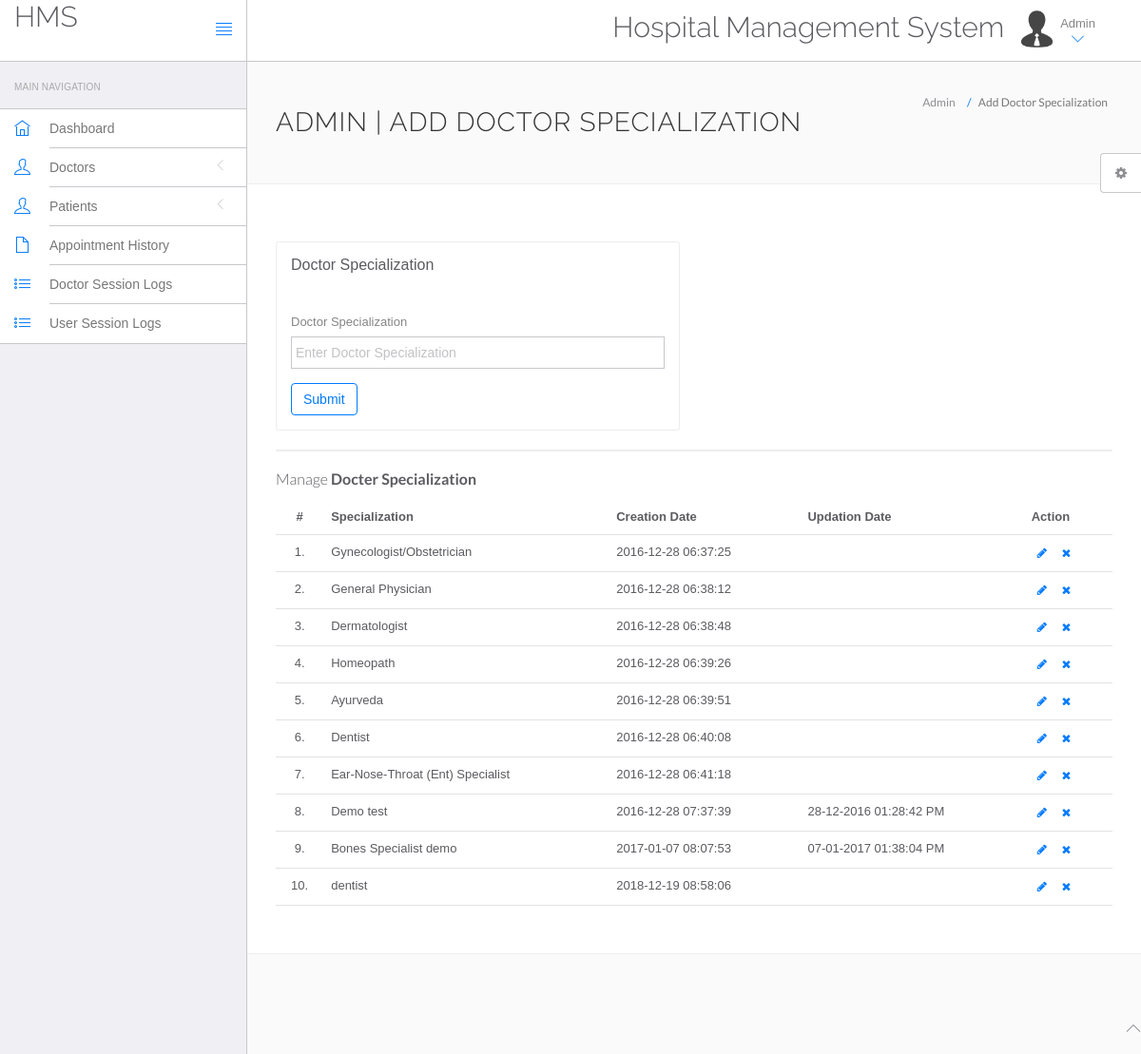
The page /hospital/hms/admin/doctor-specilization.php on the database its author committed.
### tables this page shows
CREATE TABLE IF NOT EXISTS `doctorspecilization` (
  `id` int(11) NOT NULL AUTO_INCREMENT,
  `specilization` varchar(255) NOT NULL,
  `creationDate` timestamp NOT NULL DEFAULT CURRENT_TIMESTAMP,
  `updationDate` varchar(255) NOT NULL,
  PRIMARY KEY (`id`)
);

### hospital/hms/admin/doctor-specilization.php (the view, shortened to what this page needs)
<?php
include('include/config.php');
?>
<!DOCTYPE html>
<html lang="en">
	<head>
		<link rel="stylesheet" href="vendor/bootstrap/css/bootstrap.min.css">
		<link rel="stylesheet" href="vendor/fontawesome/css/font-awesome.min.css">
		<link rel="stylesheet" href="vendor/themify-icons/themify-icons.min.css">
		<link href="vendor/animate.css/animate.min.css" rel="stylesheet" media="screen">
		<link href="vendor/perfect-scrollbar/perfect-scrollbar.min.css" rel="stylesheet" media="screen">
		<link href="vendor/switchery/switchery.min.css" rel="stylesheet" media="screen">
		<link href="vendor/bootstrap-touchspin/jquery.bootstrap-touchspin.min.css" rel="stylesheet" media="screen">
		<link href="vendor/select2/select2.min.css" rel="stylesheet" media="screen">
		<link href="vendor/bootstrap-datepicker/bootstrap-datepicker3.standalone.min.css" rel="stylesheet" media="screen">
		<link href="vendor/bootstrap-timepicker/bootstrap-timepicker.min.css" rel="stylesheet" media="screen">
		<link rel="stylesheet" href="assets/css/styles.css">
		<link rel="stylesheet" href="assets/css/plugins.css">
		<link rel="stylesheet" href="assets/css/themes/theme-1.css" id="skin_color" />
	</head>
	<body>
		<div id="app">
<?php include('include/sidebar.php');?>
			<div class="app-content">
						<?php include('include/header.php');?>
				<div class="main-content" >
					<div class="wrap-content container" id="container">
						<section id="page-title">
							<div class="row">
								<div class="col-sm-8">
									<h1 class="mainTitle">Admin | Add Doctor Specialization</h1>
																	</div>
								<ol class="breadcrumb">
									<li>
										<span>Admin</span>
									</li>
									<li class="active">
										<span>Add Doctor Specialization</span>
									</li>
								</ol>
							</div>
						</section>
						<div class="container-fluid container-fullw bg-white">
							<div class="row">
								<div class="col-md-12">
									<div class="row margin-top-30">
										<div class="col-lg-6 col-md-12">
											<div class="panel panel-white">
												<div class="panel-heading">
													<h5 class="panel-title">Doctor Specialization</h5>
												</div>
												<div class="panel-body">
													<form role="form" name="dcotorspcl" method="post" >
														<div class="form-group">
															<label for="exampleInputEmail1">
																Doctor Specialization
															</label>
							<input type="text" name="doctorspecilization" class="form-control"  placeholder="Enter Doctor Specialization">
														</div>
														<button type="submit" name="submit" class="btn btn-o btn-primary">
															Submit
														</button>
													</form>
												</div>
											</div>
										</div>
											</div>
										</div>
									<div class="col-lg-12 col-md-12">
											<div class="panel panel-white">
											</div>
										</div>
									</div>
									<div class="row">
								<div class="col-md-12">
									<h5 class="over-title margin-bottom-15">Manage <span class="text-bold">Docter Specialization</span></h5>
									<table class="table table-hover" id="sample-table-1">
										<thead>
											<tr>
												<th class="center">#</th>
												<th>Specialization</th>
												<th class="hidden-xs">Creation Date</th>
												<th>Updation Date</th>
												<th>Action</th>
											</tr>
										</thead>
										<tbody>
<?php
$sql=mysqli_query($con,"select * from doctorSpecilization");
$cnt=1;
while($row=mysqli_fetch_array($sql))
{
?>
											<tr>
												<td class="center"><?php echo $cnt;?>.</td>
												<td class="hidden-xs"><?php echo $row['specilization'];?></td>
												<td><?php echo $row['creationDate'];?></td>
												<td><?php echo $row['updationDate'];?>
												</td>
												<td >
												<div class="visible-md visible-lg hidden-sm hidden-xs">
							<a href="edit-doctor-specialization.php?id=<?php echo $row['id'];?>" class="btn btn-transparent btn-xs" tooltip-placement="top" tooltip="Edit"><i class="fa fa-pencil"></i></a>
	<a href="doctor-specilization.php?id=<?php echo $row['id']?>&del=delete" onClick="return confirm('Are you sure you want to delete?')"class="btn btn-transparent btn-xs tooltips" tooltip-placement="top" tooltip="Remove"><i class="fa fa-times fa fa-white"></i></a>
												</div>
												</td>
											</tr>
											<?php
$cnt=$cnt+1;
											 }?>
										</tbody>
									</table>
								</div>
							</div>
								</div>
							</div>
						</div>
					</div>
				</div>
	<?php include('include/footer.php');?>
	<?php include('include/setting.php');?>
	</body>
</html>

### hospital/hms/admin/assets/css/themes/theme-1.css (style rules this page uses)
body { background: #FAFAFA; }

### rows shown on the page
doctorspecilization: specilization "Gynecologist/Obstetrician", creationDate "2016-12-28 06:37:25"
doctorspecilization: specilization "General Physician", creationDate "2016-12-28 06:38:12"
doctorspecilization: specilization "Dermatologist", creationDate "2016-12-28 06:38:48"
doctorspecilization: specilization "Homeopath", creationDate "2016-12-28 06:39:26"
doctorspecilization: specilization "Ayurveda", creationDate "2016-12-28 06:39:51"
doctorspecilization: specilization "Dentist", creationDate "2016-12-28 06:40:08"
doctorspecilization: specilization "Ear-Nose-Throat (Ent) Specialist", creationDate "2016-12-28 06:41:18"
doctorspecilization: specilization "Demo test", creationDate "2016-12-28 07:37:39", updationDate "28-12-2016 01:28:42 PM"
doctorspecilization: specilization "Bones Specialist demo", creationDate "2017-01-07 08:07:53", updationDate "07-01-2017 01:38:04 PM"
doctorspecilization: specilization "dentist", creationDate "2018-12-19 08:58:06"
